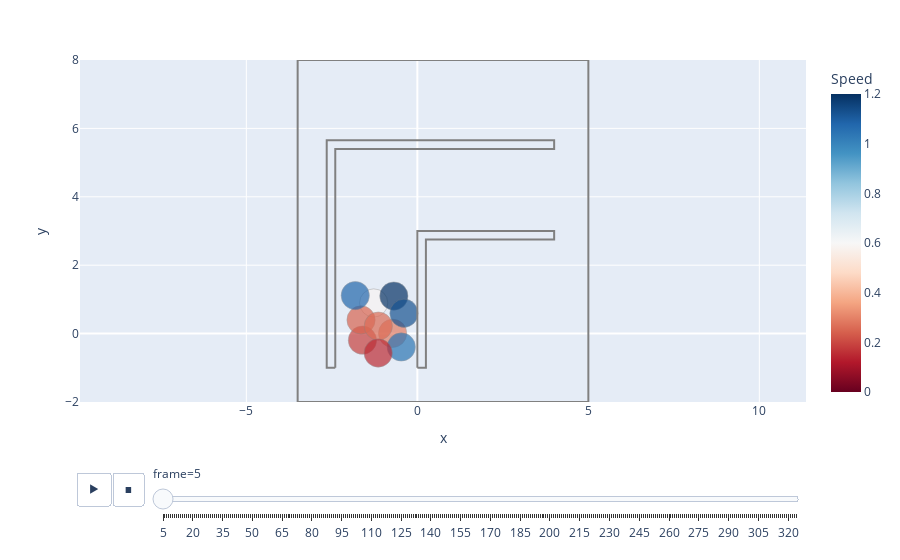

Write notebook code for a chart like this one.
### Code cell
visualize(speed, GeometryCollection(walkable_area._polygon))
